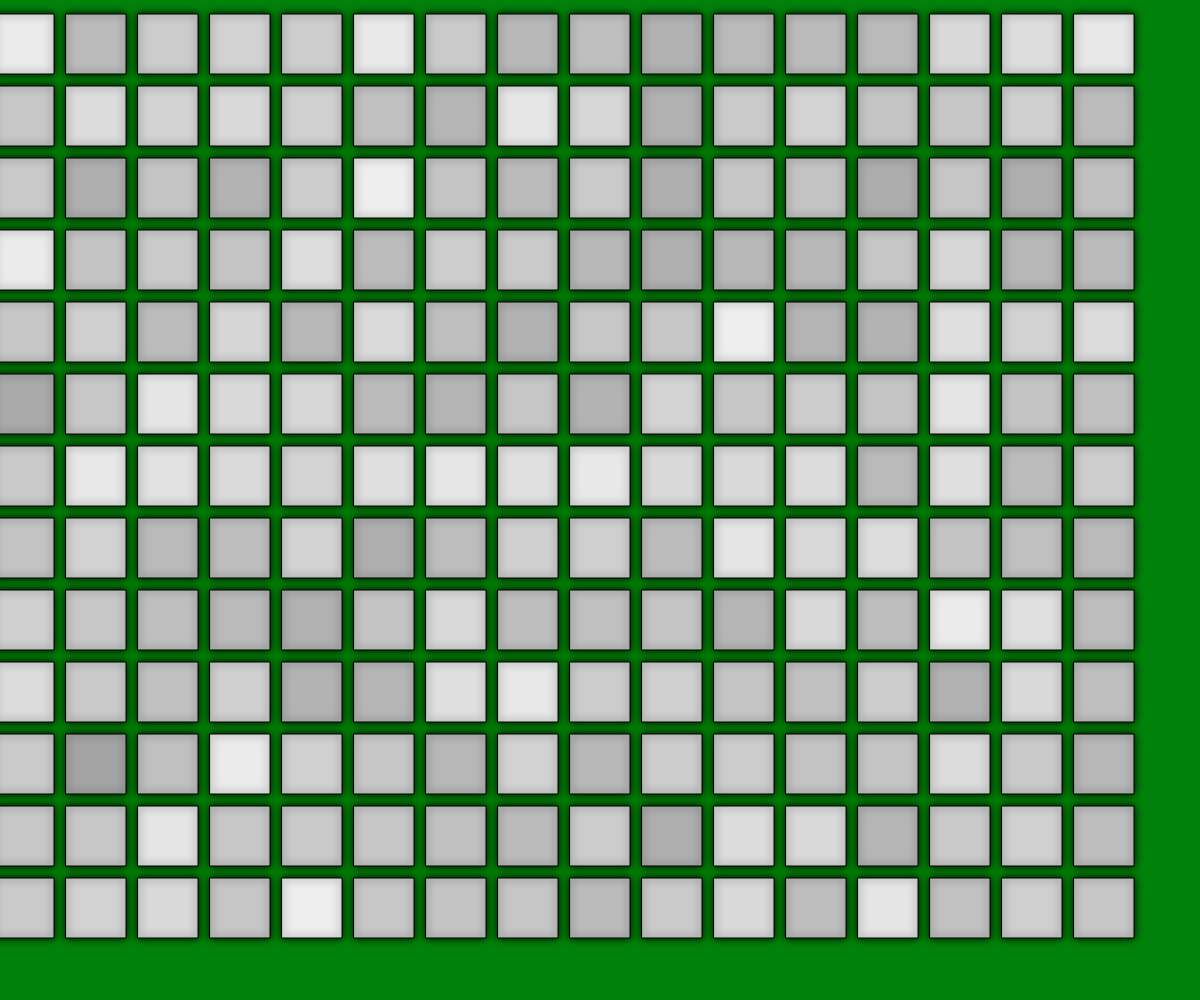
Frame 1 (no input)
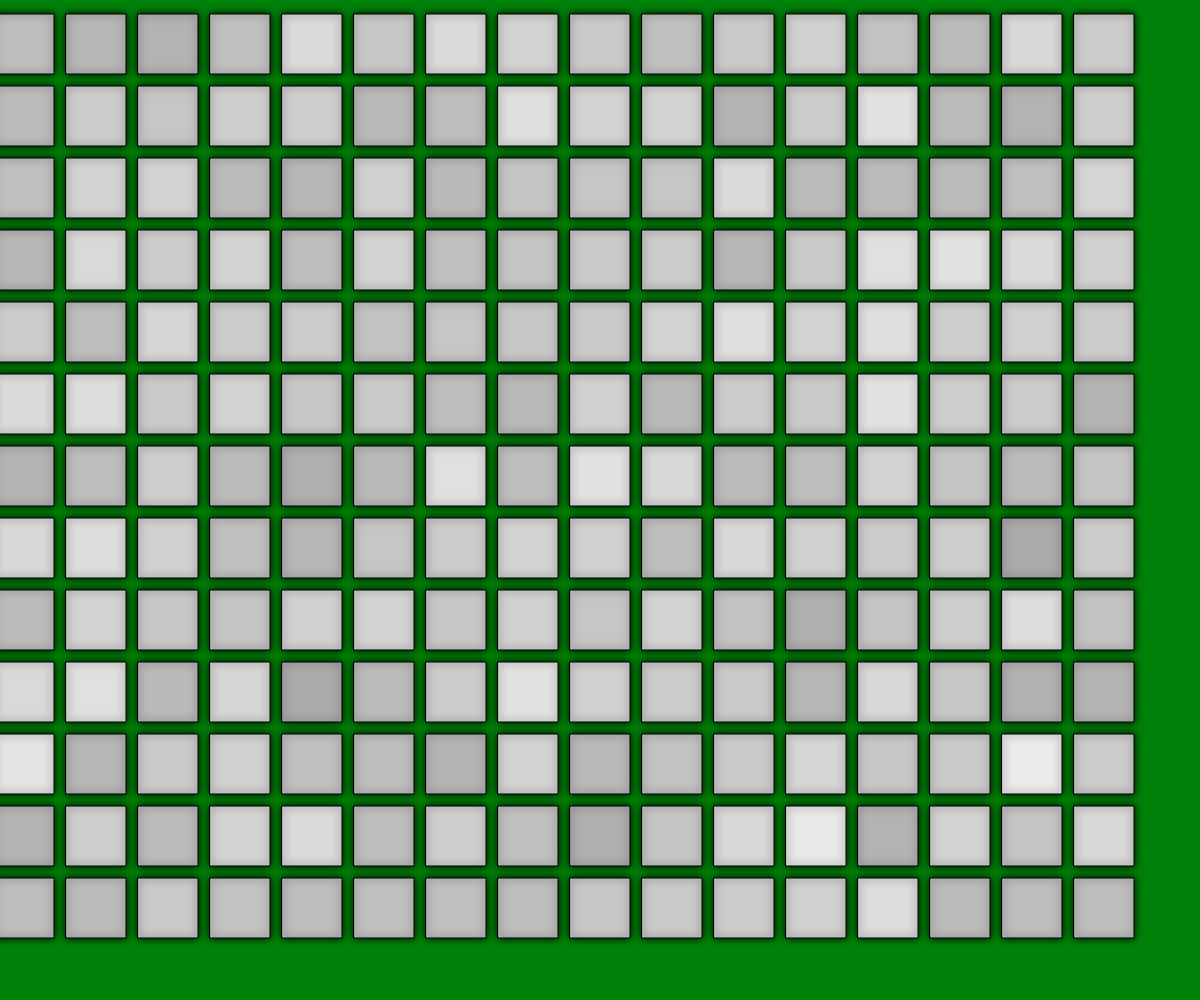
Frame 60 (no input)
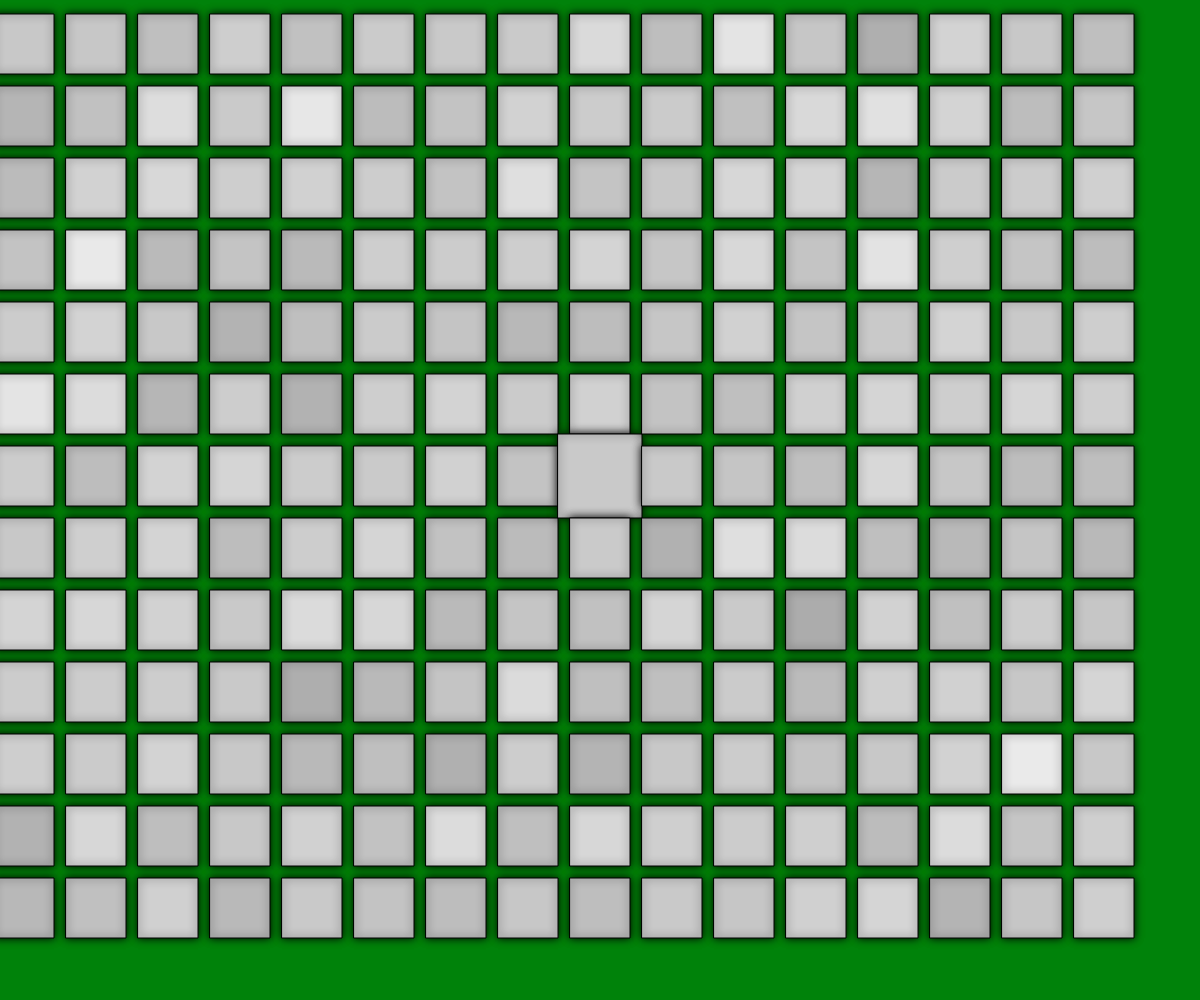
Frame 120 (the mouse pressed at the canvas centre since frame 60)

The p5.js sketch that drew these frames (run headless with seeded random() and noise() and a simulated clock; from frame 60 on, the mouse is pressed at the canvas centre):

// p5.js sketch
// ── sketch.js
let wDim0 = [0,0]; // Window dimension at starting time
let tiles = []; // Array of Tiles
let numTiles = 10; // Number of Tiles
let fps = 20; // Frames per Second
let tileSize = [60,60]; // Width and Height
let tileGap = 12;
let transitionSpeed = 0.7;
let focusEnlarge = tileGap*2;

function preload(){
  // put preload code here
}

function setup() {
  frameRate(fps);
  wDim0 = [windowWidth,windowHeight];
  createCanvas(wDim0[0],wDim0[1]);

  for (var x = (wDim0[0] % (tileSize[0]+tileSize[0]))/2 - tileGap/2; x+tileSize[0] < wDim0[0]; x += tileGap+tileSize[0]) {
    for (var y = (wDim0[1] % (tileSize[1]+tileSize[1]))/2 - tileGap/2; y+tileSize[1] < wDim0[1]; y += tileGap+tileSize[1]) {
      tiles.push(new Tile(x,y));
    }
  }
}

function draw() {
  // put drawing code here
  background(0, 130, 10);

  drawingContext.shadowOffsetX = 0;
  drawingContext.shadowOffsetY = 0;
  drawingContext.shadowBlur = 8;
  drawingContext.shadowColor = 'black';

  tiles.forEach((tile) => {
    tile.move();
    tile.display();
  });

}

function sign(number) {
  if (number == 0) return 0;
  return number/abs(number);
}

class Tile {
  constructor(x,y) {
    this.pos = [x,y];
    this.col = color(250);
    this.size = tileSize;
    this.startpos = [x+tileSize[0],y+tileSize[1]];
  }

  move() {
    if (mouseX > this.pos[0] && mouseX < (this.pos[0]+this.size[0]) &&
        mouseY > this.pos[1] && mouseY < (this.pos[1]+this.size[1])) {
        let addX = ((tileSize[0]+focusEnlarge+this.size[0])/2 - this.size[0])*transitionSpeed;
        let addY = ((tileSize[1]+focusEnlarge+this.size[1])/2 - this.size[1])*transitionSpeed;
        this.size = [this.size[0]+addX,this.size[1]+addY];
        this.pos[0] -= addX/2;
        this.pos[1] -= addY/2;
    }
    else if (this.size != tileSize) {
      let addX = (tileSize[0] - this.size[0])*transitionSpeed;
      let addY = (tileSize[1] - this.size[1])*transitionSpeed;
      this.size = [this.size[0]+addX,this.size[1]+addY];
      this.pos[0] -= addX/2;
      this.pos[1] -= addY/2;
    }
    let distance = ((this.pos[0]+this.size[0]/2-mouseX)^2+(this.pos[1]+this.size[1]/2-mouseY)^2)^0.5;
    let centered = [this.pos[0]+this.size[0]/2,this.pos[1]+this.size[1]/2];
    let addX = 0;
    let addY = 0;
    if (distance < 200) {
      addX -= sign(centered[0]-mouseX);
      addY -= sign(centered[1]-mouseY);
    }
    this.col = color(noise(centered[0],centered[1],frameCount/80)*100+155)
  }

  display() {
    fill(this.col);
    rect(this.pos[0], this.pos[1], this.size[0], this.size[1]);
  }
}
